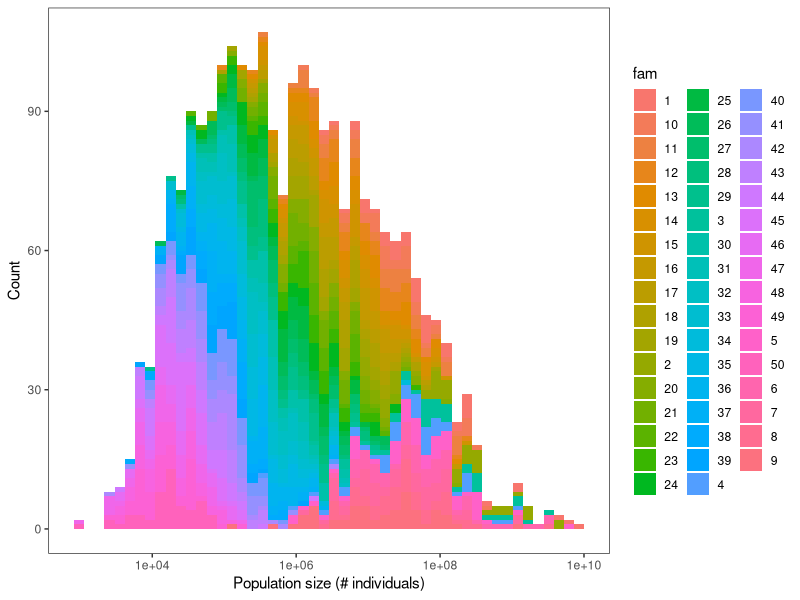
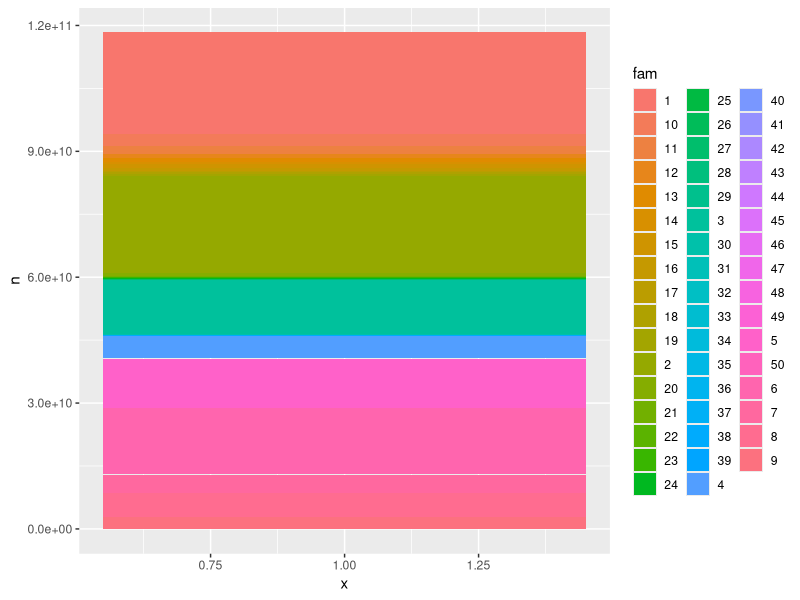
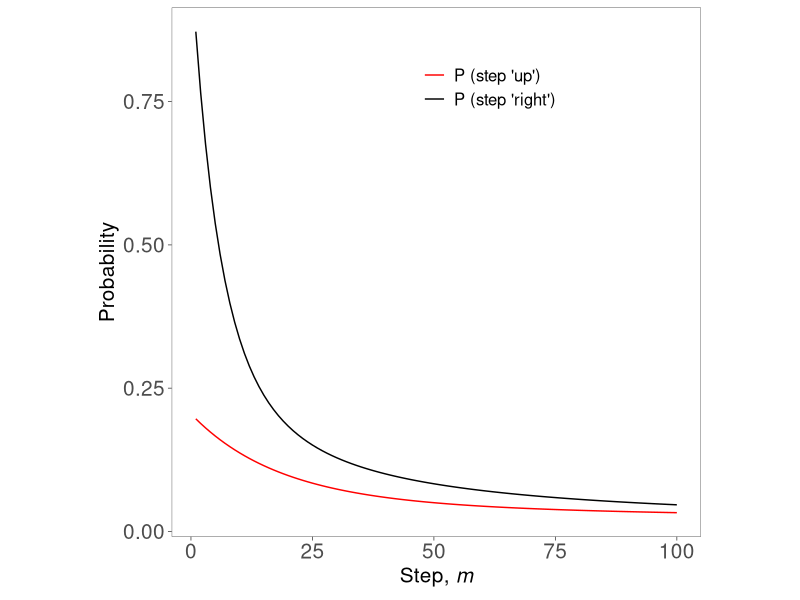
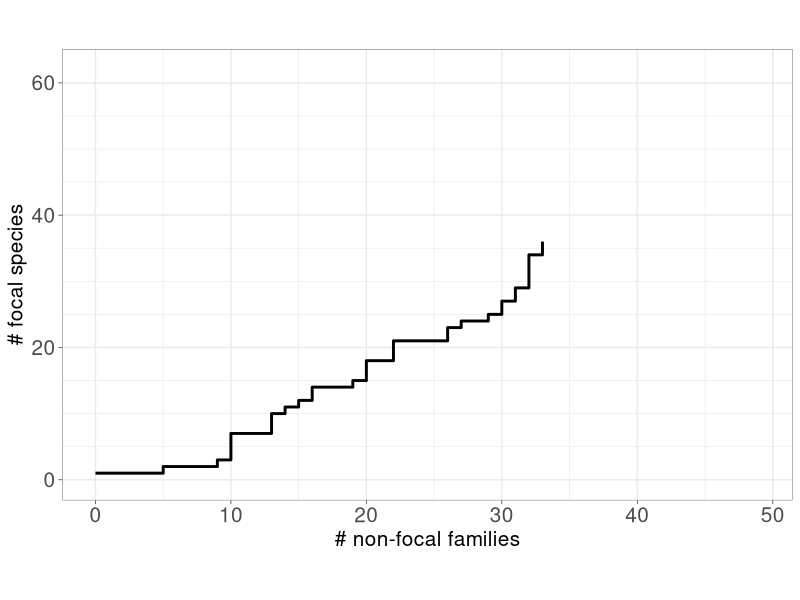
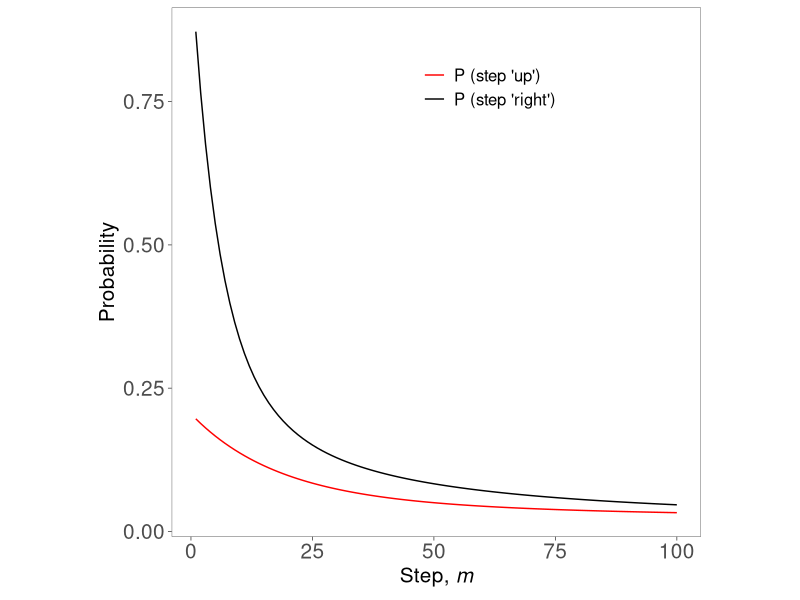
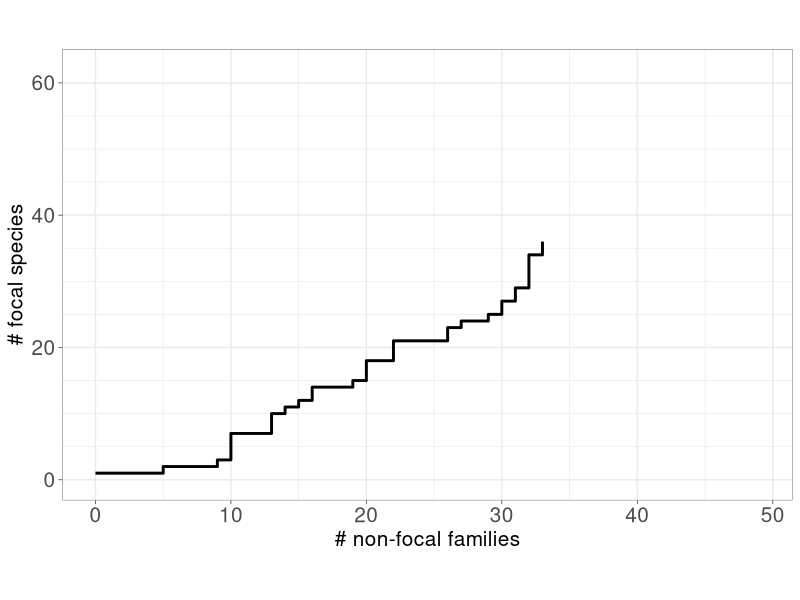

Here is the R script that generated these plots, in order: (Note: a time limit stopped this script after it produced the figures.)
library(ggplot2)
library(scales)
library(reshape2)
library(RColorBrewer)
library(colorspace)

### Suppose we have a pool of species divided into $F$ families.
### There are $S_i$ species of family i in the pool.
### We define S as the total number of species in the pool:
### $ S = S_1 + S_2 + S_3 + ... + S_F $
### There are $N_{ij}$ individuals of species $j$ of family $i$.
### So there are $\sum_{i=1}^F \sum_{j=1}^{S_i} N_{ij}
### We assemble a 'random community' by sampling $n$ individuals
### from the pool.
### How does the number of species from family 1 scale with the number
### of families in the sample?

# general parameters
nF <- 50 # number of families
nS <- 100 # max. number of species per family
nN <- 1e6 # avg. number of individuals per species

###

# avg. population sizes of each family
logAvgPopSize <- sort(runif(nF,min=log10(nN)-2,max=log10(nN)+2), decreasing = TRUE)

# sample matrix N
N_ <- matrix (NA, nrow = nF, ncol = nS)
for (i in 1:nrow(N_)) {
  N_[i, ] <- floor(10^rnorm(nS,mean=logAvgPopSize[i],sd=logAvgPopSize[i]/10))
}
N_[sample(1:length(N_),size=floor(length(N_)/2))] <- 0 # randomly set to 0 half of the elements in matrix N
N_ <- t(apply(N_,1,sort,decreasing=T))
N_ <- N_[rowSums(N_)>0,colSums(N_)>0]
N_ <- rbind(N_[which.max(rowSums(N_)),],
            N_[rowSums(N_)<max(rowSums(N_)),])

N_df <- data.frame(n = as.numeric(N_[N_>0]),
                   fam = as.character(as.numeric(matrix(rep(1:nrow(N_), ncol(N_)), nrow = nrow(N_), byrow = FALSE)[N_>0])))
ggplot(N_df, aes(x = n, group = fam, fill = fam)) +
  geom_histogram(bins = 50,
                 position='stack') +
  scale_x_log10(name = 'Population size (# individuals)') +
  scale_y_continuous(name = 'Count') +
  theme_bw() +
  theme(panel.grid = element_blank())
ggplot(N_df, aes(x = 1, y = n, group = fam, fill = fam)) +
  geom_bar(position = 'stack',
           stat = 'identity')

# get pool composition and assign colors to each family
colnames(N_) <- paste('sp_',1:ncol(N_),sep='')
rownames(N_) <- paste('fam_',1:nrow(N_),sep='')

N <- sum(N_)
S <- rowSums(N_)

pool_composition <- melt(N_/sum(N_))
colnames(pool_composition) <- c('family','species','p')
pool_composition$id <- paste(#'Species ',
                             paste(gsub('fam_','',pool_composition$family),
                                   gsub('sp_','',pool_composition$species),
                                   sep='.'),
                             sep='')

mycols <- do.call('rbind',
                  lapply(1:nrow(N_),
                    FUN = function(i) {
                      
                      ncols <- sum(pool_composition$family==paste('fam_',i,sep='') & pool_composition$p>0)
                      base_color <- brewer.pal(n=nrow(N_),'Set1')[i]
                      ramp <- colorRampPalette(c(darken(base_color,amount=0.3),
                                                 lighten(base_color,amount=0.7)))
                      
                      return_this <- data.frame(family=paste('fam_',i,sep=''),
                                                species=paste('sp_',1:ncols,sep=''),
                                                color=ramp(ncols))
                      
                      return(return_this)
                      
                    }))
pool_composition <- merge(pool_composition,mycols,by=c('family','species'),all=T)
pool_composition$color <- as.character(pool_composition$color)
pool_composition$color[pool_composition$p == 0] <- 'white'

pool_composition <- pool_composition[order(as.numeric(gsub('sp_','',pool_composition$species))),]
pool_composition <- pool_composition[order(as.numeric(gsub('fam_','',pool_composition$family))),]
pool_composition$id <- factor(pool_composition$id,
                              levels=pool_composition$id)

### ANALYTIC PROBABILITIES ### -------------------------------------------------

# analytic probability and approximation of sampling a new focal species when sampling for the (m+1) time
p_up <- function(m) {
  sapply(m,
         FUN = function(m) {
           if(m>0) {
             sum(sapply(1:ncol(N_),
                        FUN = function(j) N_[1,j]/(sum(N_) - m) * prod(1 - N_[1,j]/(sum(N_) - 0:(m-1)))))
           } else {
             sum(N_[1,])/sum(N_)
           }
           })
}

# analytic probability and approximation of sampling a new family when sampling for the (m+1) time
p_right <- function(m) {
  sapply(m,
         FUN = function(m) {
           if(m>0) {
             sum(sapply(1:nrow(N_),
                        FUN = function(i) sum(N_[i,])/(sum(N_) - m) * prod(1 - sum(N_[i,])/(sum(N_) - 0:(m-1)))))
           } else {
             sum(N[2:nrow(N_)])/sum(N_)
           }
           })
}

# evaluate probabilities for various sample sizes
n <- 1:100

p <- rbind(data.frame(class='p_up',
                      color=pool_composition$color[1],
                      lty='solid',
                      n=n,
                      p=p_up(n)),
           data.frame(class='p_right',
                      color='black',
                      lty='solid',
                      n=n,
                      p=p_right(n)))

p <- p[p$p>0,]

# plot p vs m
myplot <-
  ggplot(data=p,aes(x=n,y=p,color=color,linetype=lty)) +
    geom_line() +
    scale_color_manual(values=c('red','black'),
                       name = NULL,
                       labels = c('P (step \'up\')',
                                  'P (step \'right\')')) +
    scale_linetype(guide = 'none') +
    scale_x_continuous(name=expression(paste('Step, ',italic('m')))) +
    scale_y_continuous(name='Probability') +
    theme_bw() +
    theme(panel.grid.major = element_blank(),
          panel.grid.minor = element_blank(),
          legend.position = c(0.6,0.85),
          aspect.ratio = 1,
          legend.background=element_rect(fill='transparent'),
          text=element_text(size=15),
          axis.text=element_text(size=15),
          axis.line=element_blank(),
          axis.ticks=element_line(size=0.25),
          panel.border=element_rect(size=0.25)) +
    guides(linetpye = 'none')
print(myplot)

ggsave(file.path('..','plots','probs.pdf'),
       plot=myplot,
       device='pdf',
       height=70,
       width=70,
       units='mm',dpi=600)

### SIMULATE DRAWS: SINGLE TRAJECTORY ### --------------------------------------

# function to sample a single community and keep track of nfamilies and nspeces_focal
sample_one_community <- function(n, N_) {
  
  # n     sample size
  # N_    matrix defining species pool
  
  species_pool <- expand.grid(rownames(N_),colnames(N_))
  species_pool <- matrix(paste(species_pool[,1],species_pool[,2],sep=' '),
                         nrow=nrow(N_))
  
  community <- setNames(rep(0,length(N_)),species_pool)
  nfamilies <- NULL
  nspecies_focal <- NULL
  
  for (i in 1:n) {
   p_i <- (N_ - matrix(community,nrow=nrow(N_)))/sum(N_)
   species_i <- sample(species_pool,
                       prob=p_i,
                       size=1)
   community[species_i] <- community[species_i] + 1
   community <- matrix(community,
                       nrow=nrow(N_))
   
   nfamilies <- c(nfamilies,sum(rowSums(community[2:nrow(community),])>0))
   nspecies_focal <- c(nspecies_focal,rowSums(community>0)[1])
   
   community <- setNames(c(community),species_pool)
  }
  
  return(data.frame(n=1:n,
                    nfamilies=nfamilies,
                    nspecies_focal=nspecies_focal))
  
}

# generate a single trajectory (to plot random walk), could also admit multiple ns
n_traj <- 5000
simul_traj <- data.frame(traj_id=numeric(),
                         n_final=numeric(),
                         n=numeric(),
                         nfamilies=numeric(),
                         nspecies_focal=numeric())
for (i in 1:length(n_traj)) {
  simul_traj <- rbind(simul_traj,
                      cbind(traj_id=as.character(i),
                            n_final=n_traj[i],
                            sample_one_community(n_traj[i],N_)))
}
simul_traj$n_final <- factor(as.character(simul_traj$n_final),
                             levels=as.character(sort(unique(n_traj),decreasing=T)))

# plot
myplot <-
  ggplot(data=simul_traj,
         aes(x=nfamilies,y=nspecies_focal,group=traj_id)) + # aes(x=nfamilies,y=nspecies_focal,color=n_final)) +
    geom_line(size=1,
              color='black') +
    scale_x_continuous(name='# non-focal families',
                       minor_breaks=seq(0,nrow(N_)-1,by=5),
                       limits=c(0,nrow(N_)-1)) +
    scale_y_continuous(name='# focal species',
                       minor_breaks=seq(0,ncol(N_),by=5),
                       limits=c(0,ncol(N_))) +
    theme_bw() +
    theme(aspect.ratio = 0.618,
          legend.position = 'none',
          legend.background=element_rect(fill='transparent'),
          text=element_text(size=15),
          axis.text=element_text(size=15),
          axis.line=element_blank(),
          axis.ticks=element_line(size=0.25),
          panel.border=element_rect(size=0.25))
print(myplot)

ggsave(file.path('..','plots','traj.pdf'),
       plot=myplot,
       device='pdf',
       height=90,
       width=150,
       units='mm',dpi=600)

### SIMULATE DRAWS: MULTIPLE DRAWS, DBD? ### -----------------------------------

# generate n runs of the random sampling process
n_communities <- 100
n <- setNames(c(sample(5:25,n_communities,replace=TRUE),
                sample(500:2500,n_communities,replace=TRUE),
                sample(50000:250000,n_communities,replace=TRUE)),
              c(rep('Small n', n_communities),
                rep('Intermediate n', n_communities),
                rep('Large n', n_communities)))

# function to sample a community
sample_communities <- function(n, N_) {
  
  # n     sample size
  # N_    matrix defining species pool
  
  species_pool <- expand.grid(rownames(N_),colnames(N_))
  species_pool <- matrix(paste(species_pool[,1],species_pool[,2],sep=' '),
                         nrow=nrow(N_))
  
  return_this <-
    sapply(n,
           FUN = function(n) {
             
             community <- setNames(rep(0,length(N_)),species_pool)
             
             for (i in 1:n) {
               p_i <- (N_ - matrix(community,nrow=nrow(N_)))/sum(N_)
               species_i <- sample(species_pool,
                                   prob=p_i,
                                   size=1)
               community[species_i] <- community[species_i] + 1
             }
             
             community <- matrix(community,
                                 nrow=nrow(N_))
             
             return(c(nfamilies=sum(rowSums(community[2:nrow(community),])>0),
                      nspecies_focal=rowSums(community>0)[1]))
             
           })
  
  return(return_this)
  
}

run <- sample_communities(n,N_)
simul_data <- data.frame(sample_size=n,
                         group=factor(names(n),levels=c('Small n','Intermediate n','Large n')),
                         nfamilies=run[1,],
                         nspecies_focal=run[2,])

# plot
myplot <-
  ggplot(data=simul_data,
         aes(x=nfamilies,y=nspecies_focal,group=group)) +
    geom_point(alpha=0.2,
               shape=16) +
    geom_smooth(method='lm',
                formula=y~x,
                size=0.5,
                color='black',
                se=FALSE) +
    facet_wrap(~group,
               nrow=1,
               scales='free') +
    scale_x_continuous(name='# non-focal families',
                       breaks=pretty_breaks()) +
    scale_y_continuous(name='# focal species',
                       breaks=pretty_breaks()) +
    theme_bw() +
    theme(panel.grid.major = element_blank(),
          panel.grid.minor = element_blank(),
          aspect.ratio = 0.618,
          legend.background=element_rect(fill='transparent'),
          text=element_text(size=15),
          axis.text=element_text(size=15),
          axis.line=element_blank(),
          axis.ticks=element_line(size=0.25),
          panel.border=element_rect(size=0.25),
          strip.background=element_blank(),
          strip.text=element_text(hjust=0))
print(myplot)

ggsave(file.path('..','plots','slopes-vs-n.pdf'),
       plot=myplot,
       device='pdf',
       height=90,
       width=450,
       units='mm',dpi=600)
